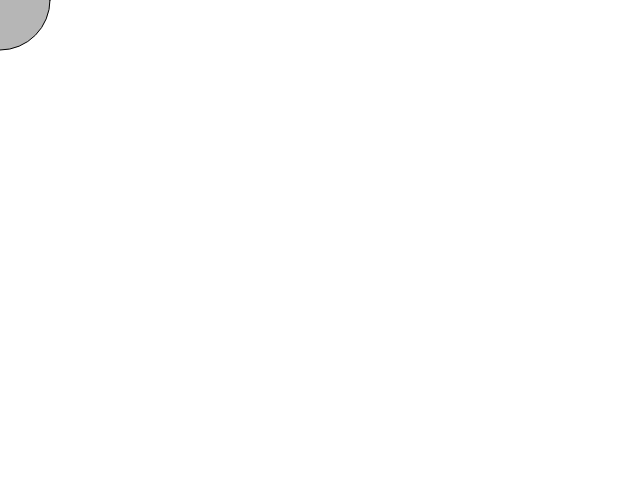
Frame 1 (no input)
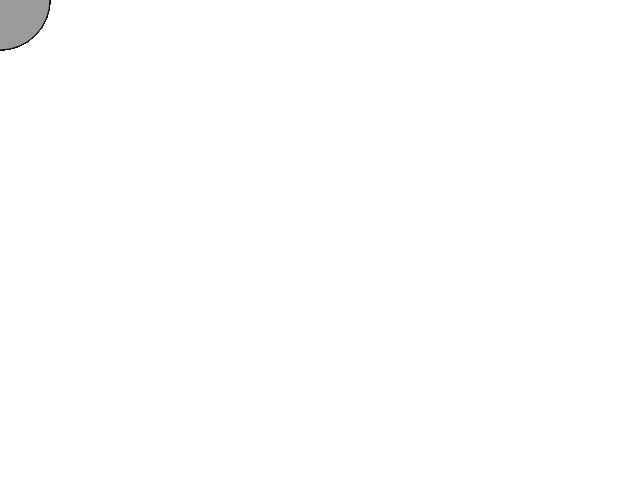
Frame 60 (no input)
Frame 120 (the mouse pressed at the canvas centre since frame 60): identical to frame 60, image omitted

The p5.js sketch that drew these frames (run headless with seeded random() and noise() and a simulated clock; from frame 60 on, the mouse is pressed at the canvas centre):

// p5.js sketch
// ── sketch.js
function setup() {
  createCanvas(640, 480);
}

function draw() {
  if(mouseIsPressed){
    noStroke();
    fill(255);
  }
  else{
    var value = random(0, 255);
    fill(value);
  }
  
  ellipse(mouseX, mouseY, 100, 100);
}
